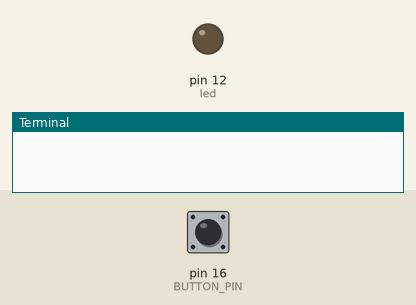
Simulated run of this program. Board: Raspberry Pi (header pin numbers). Parts: output pins drawn as LEDs (lit = HIGH), the last lines printed to the terminal. The test bench sets the inputs (shaded band); at power-on: pin 16 (BUTTON_PIN) HIGH.

Above: at 1.2 s.
1.3 s: pin 16 (BUTTON_PIN) pulled LOW for 0.15 s
At 1.42 s:
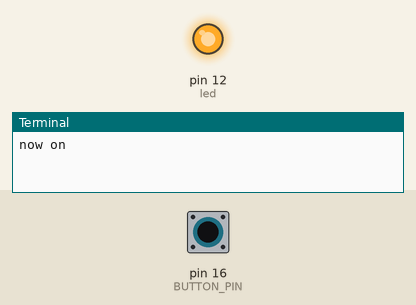
3.0 s: pin 16 (BUTTON_PIN) pulled LOW for 3.2 s
At 6.5 s:
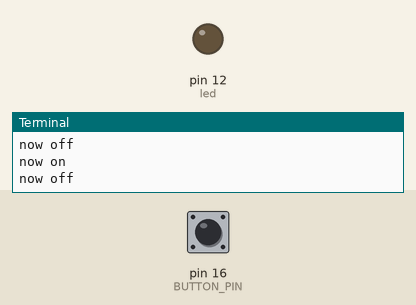
Timing chart, 0 to 8.0 s (numbered marks = the images above; inputs shaded):
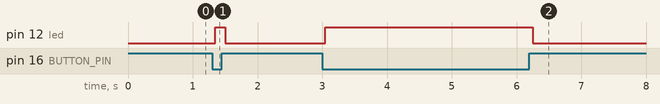

The program:

iodemo.py
```python
import RPi.GPIO as GPIO
import lib.ezgpio as ezgpio

LED_PIN = 12
BUTTON_PIN = 16

GPIO.setmode(GPIO.BOARD)

led = ezgpio.output(LED_PIN)
button = ezgpio.input(BUTTON_PIN)

while True:
    state = button.wait_for_state_change()
    led.state = state
    if state:
        print("now on")
    else:
        print("now off")
```

ezgpio.py
```python
# used for easy buttons.
# assumes buttons connects to ground

import RPi.GPIO as GPIO
import time

BOUNCE_TIME = 50
DELAY = 50


class input:
    def __init__(self,
                 pin,
                 bounce_time=BOUNCE_TIME,
                 delay=DELAY
                 ):
        self._pin = pin
        GPIO.setmode(GPIO.BOARD)
        GPIO.setup(self._pin, GPIO.IN, pull_up_down=GPIO.PUD_UP)
        self.bounce_time = bounce_time
        self.delay = delay / 1000
        self._callback_enabled = False
        self.callbacks = []

    @property
    def state(self):
        return GPIO.input(self._pin) == 0

    @property
    def pin(self):
        return self._pin

    def wait_for_state_change(self):
        start_state = self.state
        while self.state == start_state:
            GPIO.wait_for_edge(self._pin,
                               GPIO.BOTH,
                               bouncetime=self.bounce_time
                               )
            time.sleep(self.delay)
        return self.state

    def add_callback(self, function):
        if not self._callback_enabled:
            self._callback_enabled = True
            GPIO.add_event_detect(self._pin,
                                  GPIO.FALLING,
                                  callback=self._callback,
                                  bouncetime=self.bounce_time
                                  )
        self.callbacks.append(function)

    def _callback(self, channel):
        if self.state:
            for callback in self.callbacks:
                callback()


class output:
    def __init__(self, pin):
        self._pin = pin
        self._state = False
        GPIO.setup(self._pin, GPIO.OUT)
        GPIO.output(self._pin, GPIO.LOW)

    @property
    def state(self):
        return self._state

    @state.setter
    def state(self, state):
        self._state = state
        if self._state:
            GPIO.output(self._pin, GPIO.HIGH)
        else:
            GPIO.output(self._pin, GPIO.LOW)
```

Measured:
- after the input at 1.3 s, pin 12 (led): LOW → HIGH after 0.05 s, → LOW 0.15 s later
- after the input at 3.0 s, pin 12 (led): LOW → HIGH after 0.05 s, → LOW 3.2 s later
